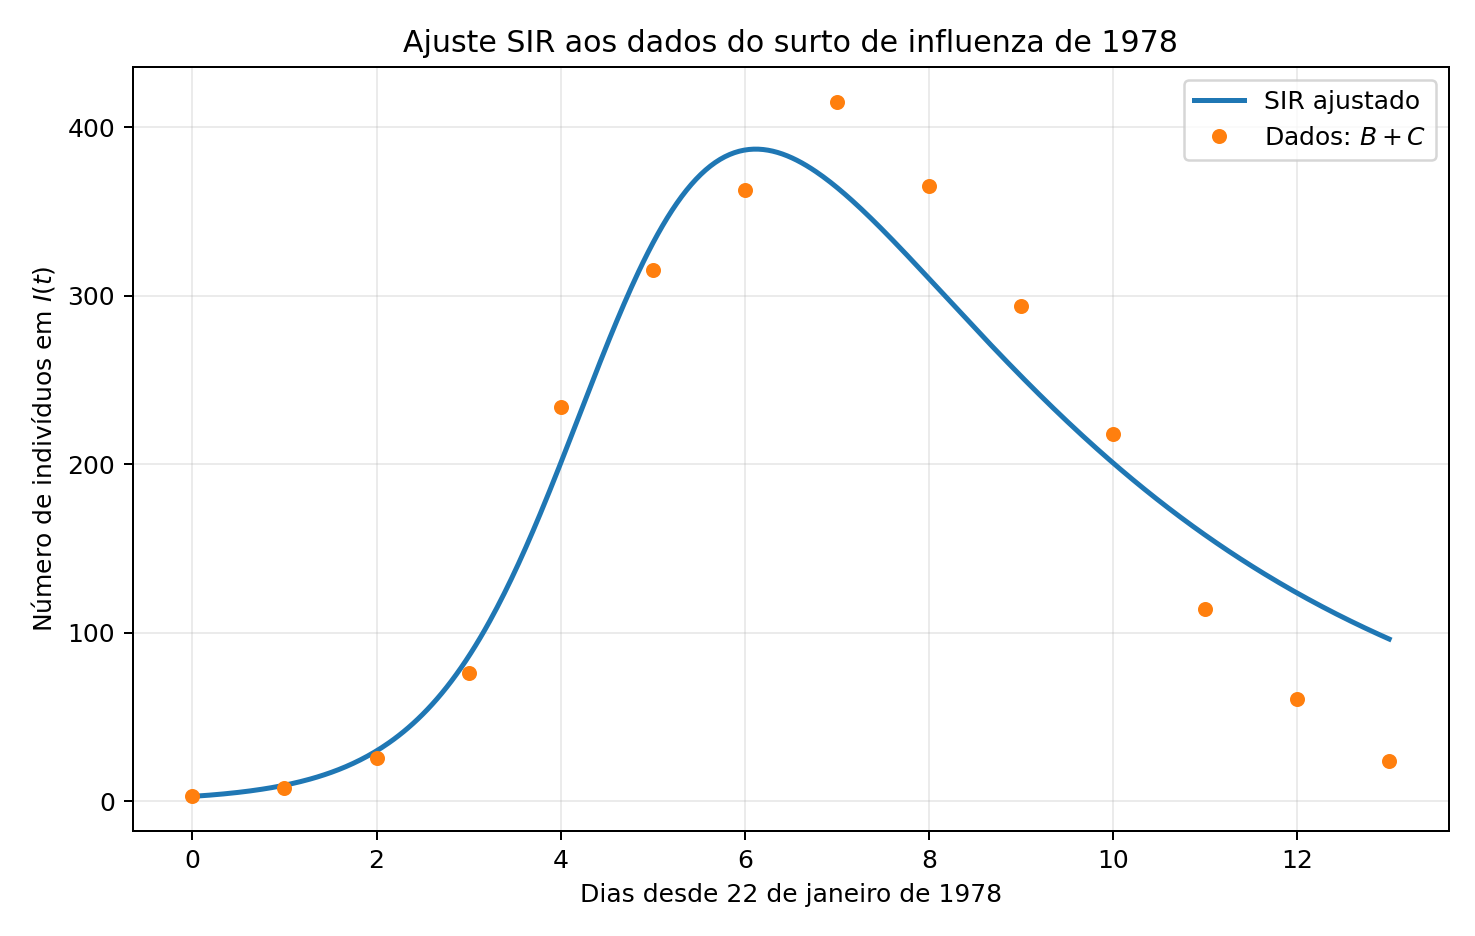

Generate this figure with Python:
import numpy as np
import matplotlib.pyplot as plt
from scipy.integrate import odeint
from scipy.optimize import curve_fit

N = 763.0
t = np.arange(14, dtype=float)
B = np.array([3,8,26,76,225,298,258,253,189,128,68,29,14,4], dtype=float)
C = np.array([0,0,0,0,9,17,105,162,176,166,150,85,47,20], dtype=float)
Iobs = B + C

I0 = Iobs[0]
S0 = N - I0
R0 = 0.0

def sir_rhs(y, t, beta, gamma):
    S, I, R = y
    return (-beta*S*I/N, beta*S*I/N-gamma*I, gamma*I)

def infected_curve(t_eval, beta, gamma):
    sol = odeint(sir_rhs, (S0,I0,R0), t_eval, args=(beta,gamma))
    return sol[:,1]

popt, pcov = curve_fit(infected_curve, t, Iobs,
                       p0=(1.5,0.3),
                       bounds=(0.0,np.inf), maxfev=20000)
beta_hat, gamma_hat = popt

print("beta =", beta_hat, "day^-1")
print("gamma =", gamma_hat, "day^-1")
print("R0 =", beta_hat/gamma_hat)
print("1/gamma =", 1/gamma_hat, "days")
print("RSS =", np.sum((infected_curve(t,beta_hat,gamma_hat)-Iobs)**2))

tfine=np.linspace(0,13,500)
plt.figure(figsize=(8.2,5.2))
plt.plot(tfine,infected_curve(tfine,beta_hat,gamma_hat),
         linewidth=2,label="SIR ajustado")
plt.plot(t,Iobs,"o",markersize=5,label=r"Dados: $B+C$")
plt.xlabel("Dias desde 22 de janeiro de 1978")
plt.ylabel(r"Número de indivíduos em $I(t)$")
plt.title("Ajuste SIR aos dados do surto de influenza de 1978")
plt.grid(alpha=.25); plt.legend(); plt.tight_layout()
plt.savefig("calibracao_SIR_surto_BMJ_White.png",dpi=180)
plt.show()
